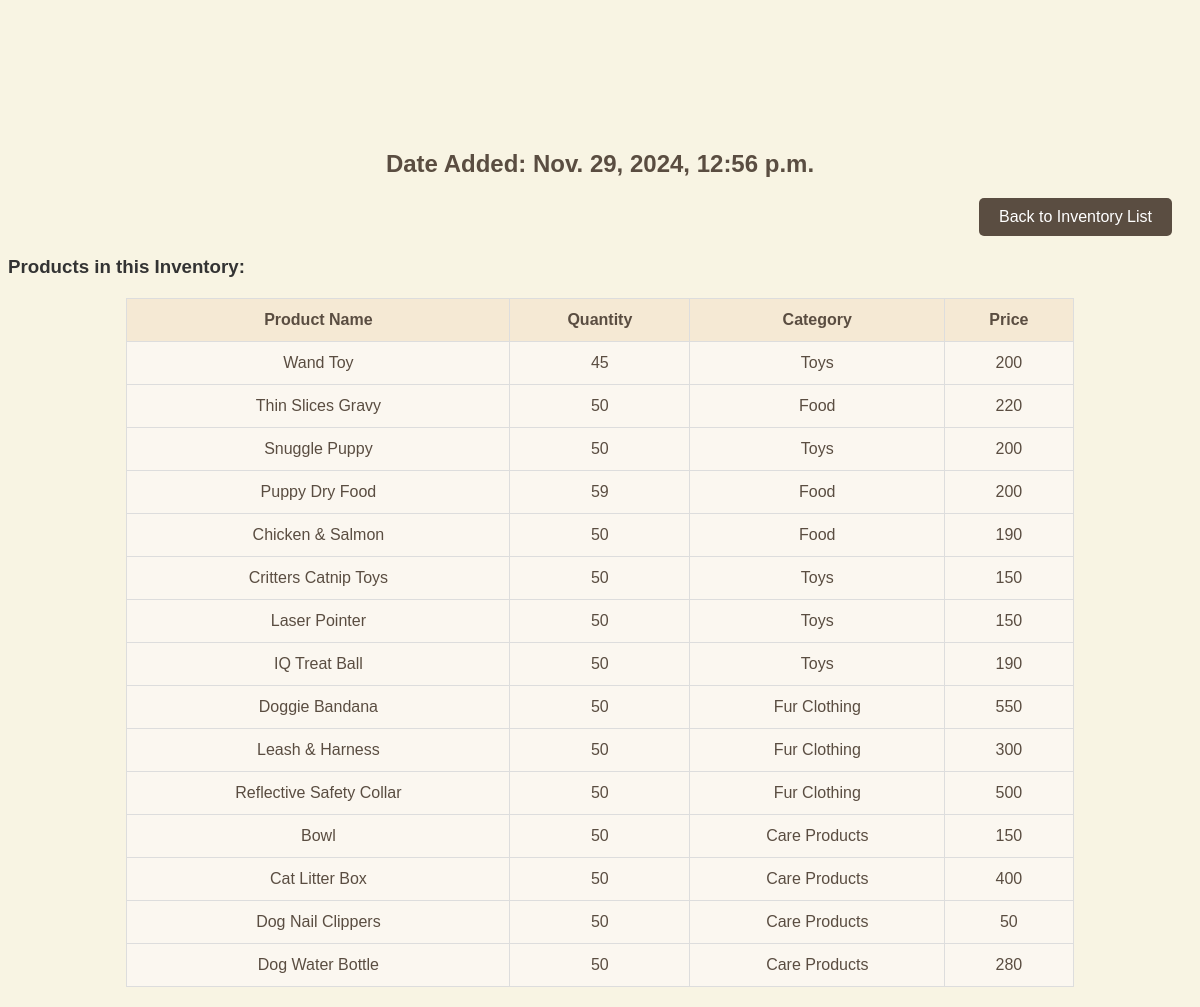
The app's page /admin_page/add-product-to-inventory/1/ with its own data.
### admin_page/models.py (models this page shows, shortened)
class Inventory(models.Model):
    inventoryId = models.AutoField(primary_key=True)
    date_added = models.DateTimeField(auto_now_add=True)

class Product(models.Model):
    inventory = models.ForeignKey(Inventory, on_delete=models.CASCADE, null=True, blank=True)
    name = models.CharField(max_length=100, null=True)
    quantity = models.PositiveIntegerField(null=True)
    category = models.CharField(max_length=50, choices=CATEGORY, null=True)
    price = models.PositiveBigIntegerField(null=True)
    description = models.TextField(null=True, blank=True)
    image = models.ImageField(upload_to='products/', null=True, blank=True)

### admin_page/views.py (the view)
# urls.py: path('add-product-to-inventory/<int:inventory_id>/', views.add_product_to_inventory, name='add_product_to_inventory'),
def add_product_to_inventory(request, inventory_id):
    inventory = get_object_or_404(Inventory, inventoryId=inventory_id)
    if request.method == 'POST':
        product_id = request.POST.get('product_id')
        product = get_object_or_404(Product, id=product_id)
        return redirect('inventory_list')
    products = Product.objects.filter(inventory=inventory)
    return render(request, 'add_product_to_inventory.html', {
        'inventory': inventory,
        'products': products,
    })

### admin_page/templates/add_product_to_inventory.html (shortened to what this page needs)
<!DOCTYPE html>
<html lang="en">
<head>
</head>
<body>
    <h2>Date Added: {{ inventory.date_added }}</h2>
    <div class="button-container">
        <a href="{% url 'inventory_list' %}"><button>Back to Inventory List</button></a>
    </div>
    <h3>Products in this Inventory:</h3>
    <table>
        <thead>
            <tr>
                <th>Product Name</th>
                <th>Quantity</th>
                <th>Category</th>
                <th>Price</th>
            </tr>
        </thead>
        <tbody>
            {% for product in products %}
                <tr>
                    <td>{{ product.name }}</td>
                    <td>{{ product.quantity }}</td>
                    <td>{{ product.category }}</td>
                    <td>{{ product.price }}</td>
                </tr>
            {% endfor %}
        </tbody>
    </table>
</body>
</html>

### admin_page/templates/add_product_to_inventory.html (style rules this page uses)
body { font-family: Arial, sans-serif; background-color: #f8f4e3; color: #333; }
h1, h2 { margin-top: 150px; text-align: center; color: #5a4d41; }
table { width: 80%; margin: 20px auto; border-collapse: collapse; background-color: #fff; }
th, td { padding: 12px; border: 1px solid #ddd; text-align: center; color: #5a4d41; }
th { background-color: #f5e9d4; font-weight: bold; }
td { background-color: #fbf7f0; }
.button-container { text-align: right; margin: 20px; }
.button-container a button { padding: 10px 20px; background-color: #5a4d41; color: #fff; border: none; border-radius: 5px; cursor: pointer; font-size: 16px; }
.button-container a { text-decoration: none; }
table tbody tr:nth-child(even) { background-color: #f2e9db; }
table thead { background-color: #e0d2b9; }

### records on screen
Inventory: date_added "Nov. 29, 2024, 12:56 p.m."
Product: name "Wand Toy", quantity "45", category "Toys", price "200"
Product: name "Thin Slices Gravy", quantity "50", category "Food", price "220"
Product: name "Snuggle Puppy", quantity "50", category "Toys", price "200"
Product: name "Puppy Dry Food", quantity "59", category "Food", price "200"
Product: name "Chicken & Salmon", quantity "50", category "Food", price "190"
Product: name "Critters Catnip Toys", quantity "50", category "Toys", price "150"
Product: name "Laser Pointer", quantity "50", category "Toys", price "150"
Product: name "IQ Treat Ball", quantity "50", category "Toys", price "190"
Product: name "Doggie Bandana", quantity "50", category "Fur Clothing", price "550"
Product: name "Leash & Harness", quantity "50", category "Fur Clothing", price "300"
Product: name "Reflective Safety Collar", quantity "50", category "Fur Clothing", price "500"
Product: name "Bowl", quantity "50", category "Care Products", price "150"
Product: name "Cat Litter Box", quantity "50", category "Care Products", price "400"
Product: name "Dog Nail Clippers", quantity "50", category "Care Products", price "50"
Product: name "Dog Water Bottle", quantity "50", category "Care Products", price "280"
